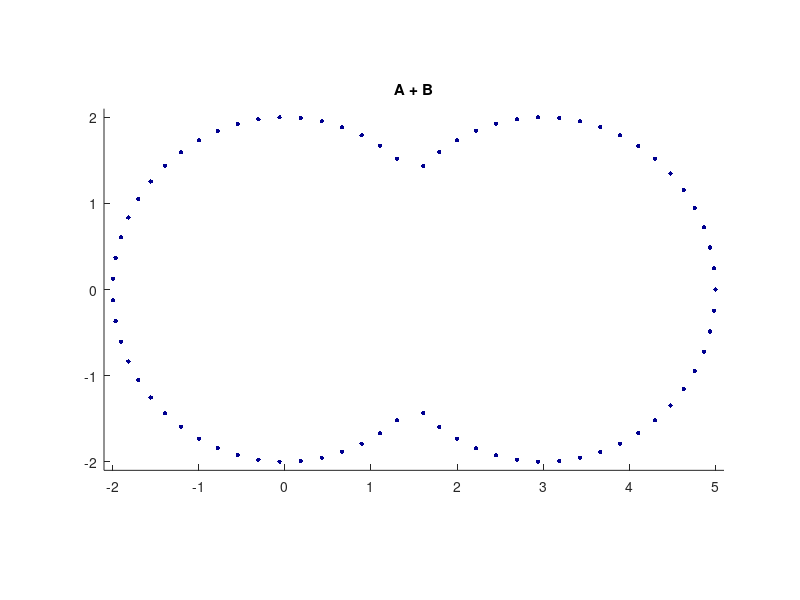

MATLAB code for this plot:
apos = [[2; 0], [1.98484; 0.245777], [1.93959; 0.487827], [1.86494; 0.722483], [1.76202; 0.946187], [1.63239; 1.15555], [1.47802; 1.34739], [1.30124; 1.51881], [1.10473; 1.6672], [0.891477; 1.79033], [0.66471; 1.88631], [0.427866; 1.9537], [0.184537; 1.99147], [-0.0615901; 1.99905], [-0.306783; 1.97633], [-0.547326; 1.92365], [-0.779572; 1.84181], [-1; 1.73205], [-1.20527; 1.59603], [-1.39227; 1.43582], [-1.55816; 1.25385], [-1.70043; 1.05286], [-1.81693; 0.835921], [-1.90588; 0.606305], [-1.96595; 0.367499], [-1.99621; 0.123122], [-1.99621; -0.123122], [-1.96595; -0.367499], [-1.90588; -0.606305], [-1.81693; -0.835921], [-1.70043; -1.05286], [-1.55816; -1.25385], [-1.39227; -1.43582], [-1.20527; -1.59603], [-1; -1.73205], [-0.779572; -1.84181], [-0.547326; -1.92365], [-0.306783; -1.97633], [-0.0615901; -1.99905], [0.184537; -1.99147], [0.427866; -1.9537], [0.66471; -1.88631], [0.891477; -1.79033], [1.10473; -1.6672], [1.30124; -1.51881], [1.47802; -1.34739], [1.63239; -1.15555], [1.76202; -0.946187], [1.86494; -0.722483], [1.93959; -0.487827], [1.98484; -0.245777]];
at = [-1, -1, -1, -1, -1, -1, -1, -1, -1, -1, -1, -1, -1, -1, -1, -1, -1, -1, -1, -1, -1, -1, -1, -1, -1, -1, -1, -1, -1, -1, -1, -1, -1, -1, -1, -1, -1, -1, -1, -1, -1, -1, -1, -1, -1, -1, -1, -1, -1, -1, -1];
bpos = [[5; 0], [4.98484; 0.245777], [4.93959; 0.487827], [4.86494; 0.722483], [4.76202; 0.946187], [4.63239; 1.15555], [4.47802; 1.34739], [4.30124; 1.51881], [4.10473; 1.6672], [3.89148; 1.79033], [3.66471; 1.88631], [3.42787; 1.9537], [3.18454; 1.99147], [2.93841; 1.99905], [2.69322; 1.97633], [2.45267; 1.92365], [2.22043; 1.84181], [2; 1.73205], [1.79473; 1.59603], [1.60773; 1.43582], [1.44184; 1.25385], [1.29957; 1.05286], [1.18307; 0.835921], [1.09412; 0.606305], [1.03405; 0.367499], [1.00379; 0.123122], [1.00379; -0.123122], [1.03405; -0.367499], [1.09412; -0.606305], [1.18307; -0.835921], [1.29957; -1.05286], [1.44184; -1.25385], [1.60773; -1.43582], [1.79473; -1.59603], [2; -1.73205], [2.22043; -1.84181], [2.45267; -1.92365], [2.69322; -1.97633], [2.93841; -1.99905], [3.18454; -1.99147], [3.42787; -1.9537], [3.66471; -1.88631], [3.89148; -1.79033], [4.10473; -1.6672], [4.30124; -1.51881], [4.47802; -1.34739], [4.63239; -1.15555], [4.76202; -0.946187], [4.86494; -0.722483], [4.93959; -0.487827], [4.98484; -0.245777]];
bt = [-1, -1, -1, -1, -1, -1, -1, -1, -1, -1, -1, -1, -1, -1, -1, -1, -1, -1, -1, -1, -1, -1, -1, -1, -1, -1, -1, -1, -1, -1, -1, -1, -1, -1, -1, -1, -1, -1, -1, -1, -1, -1, -1, -1, -1, -1, -1, -1, -1, -1, -1];
abpos = [[1.30124; 1.51881], [1.10473; 1.6672], [0.891477; 1.79033], [0.66471; 1.88631], [0.427866; 1.9537], [0.184537; 1.99147], [-0.0615901; 1.99905], [-0.306783; 1.97633], [-0.547326; 1.92365], [-0.779572; 1.84181], [-1; 1.73205], [-1.20527; 1.59603], [-1.39227; 1.43582], [-1.55816; 1.25385], [-1.70043; 1.05286], [-1.81693; 0.835921], [-1.90588; 0.606305], [-1.96595; 0.367499], [-1.99621; 0.123122], [-1.99621; -0.123122], [-1.96595; -0.367499], [-1.90588; -0.606305], [-1.81693; -0.835921], [-1.70043; -1.05286], [-1.55816; -1.25385], [-1.39227; -1.43582], [-1.20527; -1.59603], [-1; -1.73205], [-0.779572; -1.84181], [-0.547326; -1.92365], [-0.306783; -1.97633], [-0.0615901; -1.99905], [0.184537; -1.99147], [0.427866; -1.9537], [0.66471; -1.88631], [0.891477; -1.79033], [1.10473; -1.6672], [1.30124; -1.51881], [5; 0], [4.98484; 0.245777], [4.93959; 0.487827], [4.86494; 0.722483], [4.76202; 0.946187], [4.63239; 1.15555], [4.47802; 1.34739], [4.30124; 1.51881], [4.10473; 1.6672], [3.89148; 1.79033], [3.66471; 1.88631], [3.42787; 1.9537], [3.18454; 1.99147], [2.93841; 1.99905], [2.69322; 1.97633], [2.45267; 1.92365], [2.22043; 1.84181], [2; 1.73205], [1.79473; 1.59603], [1.60773; 1.43582], [1.60773; -1.43582], [1.79473; -1.59603], [2; -1.73205], [2.22043; -1.84181], [2.45267; -1.92365], [2.69322; -1.97633], [2.93841; -1.99905], [3.18454; -1.99147], [3.42787; -1.9537], [3.66471; -1.88631], [3.89148; -1.79033], [4.10473; -1.6672], [4.30124; -1.51881], [4.47802; -1.34739], [4.63239; -1.15555], [4.76202; -0.946187], [4.86494; -0.722483], [4.93959; -0.487827], [4.98484; -0.245777]];
abt = [-1, -1, -1, -1, -1, -1, -1, -1, -1, -1, -1, -1, -1, -1, -1, -1, -1, -1, -1, -1, -1, -1, -1, -1, -1, -1, -1, -1, -1, -1, -1, -1, -1, -1, -1, -1, -1, -1, -1, -1, -1, -1, -1, -1, -1, -1, -1, -1, -1, -1, -1, -1, -1, -1, -1, -1, -1, -1, -1, -1, -1, -1, -1, -1, -1, -1, -1, -1, -1, -1, -1, -1, -1, -1, -1, -1, -1];

op = 'a-b';
op = 'a+b';
cn = 'bnd';
cn = 'full';

close all

% f1 = setfig('a1', [300 300]);
scatter(apos(1, :), apos(2, :), 10, at, 'filled')
daspect([1 1 1])
colormap jet
caxis([-1, 1])
title('A')
xlim([-2.1, 2.1])
ylim([-2.1, 2.1])
xticks(-5:5)
yticks(-5:5)

% f2 = setfig('a2', [300 300]);
scatter(bpos(1, :), bpos(2, :), 10, bt, 'filled')
daspect([1 1 1])
colormap jet
caxis([-1, 1])
title('B')
xlim([0.9, 5.1])
ylim([-2.1, 2.1])
xticks(-5:5)
yticks(-5:5)

% f3 = setfig('a3', [500 300]);
scatter(abpos(1, :), abpos(2, :), 10, abt, 'filled')
daspect([1 1 1])
colormap jet
caxis([-1, 1])
title('A + B')
xlim([-2.1, 5.1])
ylim([-2.1, 2.1])
xticks(-5:5)
yticks(-5:5)

% exportf(f1, ['a_' cn '.png'], '-m3')
% exportf(f2, ['b_' cn '.png'], '-m3')
% exportf(f3, [op '_' cn '.png'], '-m3')